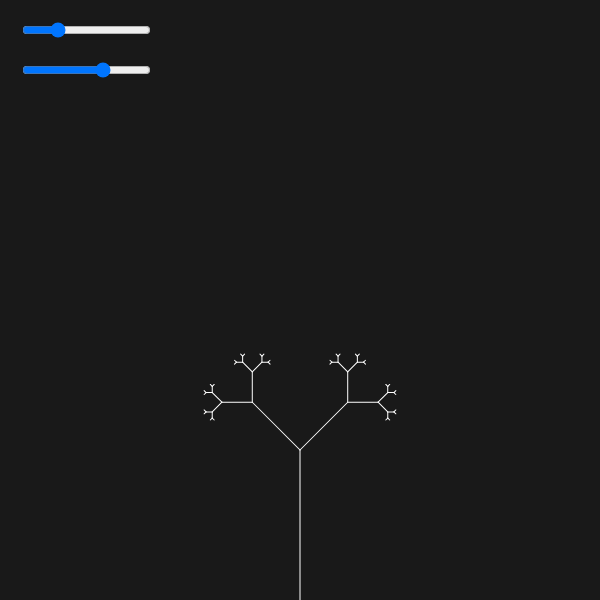
Frame 1 (no input)
Frame 60 (no input): identical to frame 1, image omitted
Frame 120 (the mouse pressed at the canvas centre since frame 60): identical to frame 1, image omitted

The p5.js sketch that drew this single still picture (run headless with seeded random() and noise() and a simulated clock; from frame 60 on, the mouse is pressed at the canvas centre):

// p5.js sketch
// ── sketch.js
var angle = 0;
var branchLength = 0;
var sliderAngle;
var sliderLength;

function setup() {
    createCanvas(600, 600);
    sliderAngle = createSlider(0, PI, PI / 4, 0.001);
    sliderLength = createSlider(0, 0.70, 0.45, 0.001);
    sliderAngle.position(20, 20);
    sliderLength.position(20, 60);
}

function draw() {
    background(25);
    angle = sliderAngle.value();
    branchLength = sliderLength.value();
    stroke(255);
    translate(height / 2, height);
    branch(height / 4);
}

function branch(len) {
    line(0, 0, 0, -len);
    translate(0, -len);
    if (len > 4) {
        push();
        rotate(angle);
        branch(len * branchLength);
        pop();
        push();
        rotate(-angle);
        branch(len * branchLength);
        pop();
    }
}
